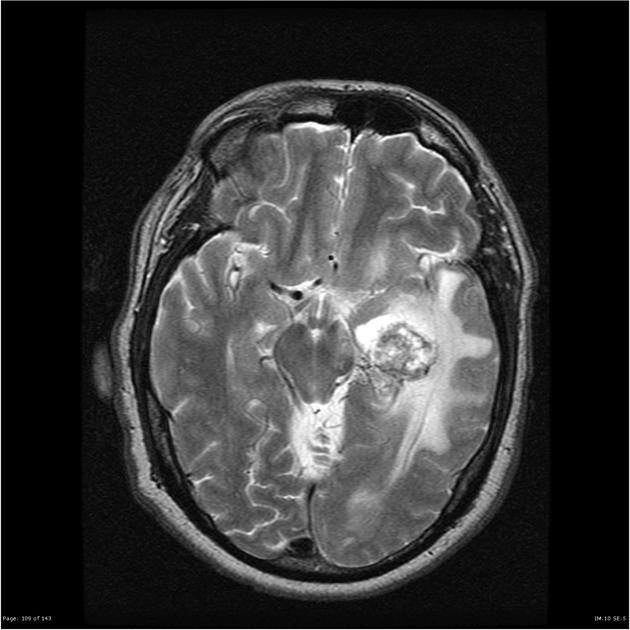
#> input picture data/Carcinoma/045f88e63fa8ee9e6f59150bb2cfc7_big_gallery.jpg, 630 x 630 px, given as the content of the folder ahhenes/brain-tumor-for-14-classes/BrainTumor/Meduloblastoma, which was not available
$ jupyter execute --allow-errors Updated_Baseline_Implemtentation.ipynb   (text cells are left out)
#> lines starting #> are read from the running program, lines starting #| are printed output that depends on the picture; pictures that were not available may be replaced by others from this repository, and a replacement may not be noted
[cell 1]
from __future__ import annotations

import hashlib
import json
import random
from dataclasses import dataclass
from pathlib import Path
import os

import numpy as np
import torch
import torch.nn as nn
import yaml
from PIL import Image, ImageFilter, ImageOps
from sklearn.metrics import accuracy_score, f1_score, precision_score, recall_score, roc_auc_score
from sklearn.model_selection import StratifiedKFold
from torch.utils.data import DataLoader, Dataset
from torchvision import transforms
from tqdm import tqdm

import os
import random
from pathlib import Path

import numpy as np
from PIL import Image, ImageFilter, ImageOps

import torch
import torch.nn as nn
from torch.utils.data import Dataset, DataLoader, WeightedRandomSampler

from torchvision import transforms

from sklearn.model_selection import StratifiedKFold
from sklearn.metrics import accuracy_score, precision_score, recall_score, f1_score, roc_auc_score

from tqdm import tqdm

[cell 2]
CONFIG = {

    "seed": 42,

    "data": {
        "data_root": "/kaggle/input/datasets/waseemnagahhenes/brain-tumor-for-14-classes/BrainTumor",
        "mb_class_name": "Meduloblastoma",
        "mb_target_count": 106,
        "non_mb_target_count": 630,
        "image_size": 224,
    },

    "training": {
        "batch_size": 16,
        "num_folds": 5,
        "max_epochs": 40,
        "learning_rate": 1e-4,
        "weight_decay": 1e-4,
        "num_workers": 2,
        "early_stopping_patience": 10
    },

    "model": {
        "stem_channels": 64,
        "branch_channels": 64,
        "attention_heads": 4,
        "dropout": 0.3
    }

}

[cell 3]
def set_seed(seed):

#> called with seed = 42
    random.seed(seed)
    np.random.seed(seed)

    torch.manual_seed(seed)
#> (this line was passed over: torch is not available in this run)
    torch.cuda.manual_seed_all(seed)
#> (this line was passed over: torch is not available in this run)

    torch.backends.cudnn.deterministic = True
    torch.backends.cudnn.benchmark = False


set_seed(CONFIG["seed"])

#> (the rest of this cell did not finish here and is left out)

[cell 4]
class GaussianAndEqualize:

    # [51 lines left out: functions __call__, build_train_transform, build_eval_transform, not called in this run]

[cell 5]
class BrainDataset(Dataset):

    # [4 lines left out: function __init__, not called in this run]


    def __len__(self):

        return len(self.samples)


    # [9 lines left out: function __getitem__, not called in this run]

[cell 6]
IMAGE_EXT = [".png",".jpg",".jpeg",".bmp",".tif",".tiff"]


def list_images(folder):

    images=[]

    for root,_,files in os.walk(folder):

        for f in files:

            if any(f.lower().endswith(e) for e in IMAGE_EXT):

                images.append(os.path.join(root,f))

    return images


def build_samples(data_root):

    root=Path(data_root)

    mb_dir=root/CONFIG["data"]["mb_class_name"]

    mb_images=list_images(mb_dir)

    non_mb_images=[]

    for d in root.iterdir():

        if d.name==CONFIG["data"]["mb_class_name"]:
            continue

        non_mb_images.extend(list_images(d))


    mb_images=mb_images[:CONFIG["data"]["mb_target_count"]]
    non_mb_images=non_mb_images[:CONFIG["data"]["non_mb_target_count"]]


    samples=[]

    for p in mb_images:
        samples.append((p,1))

    for p in non_mb_images:
        samples.append((p,0))


    random.shuffle(samples)

    return samples

[cell 7]
class ConvBNReLU(nn.Module):

    # [11 lines left out: function __init__, not called in this run]


    def forward(self,x):
        return self.block(x)

[cell 8]
# ── Dataset Visualization ─────────────────────────────────────────────────────
import matplotlib.pyplot as plt
import matplotlib.gridspec as gridspec
import numpy as np
from PIL import Image

# ── 1. Build samples (re-use existing helper) ─────────────────────────────────
viz_samples = build_samples(CONFIG["data"]["data_root"])  # list of (path, label)

mb_samples  = [(p, l) for p, l in viz_samples if l == 1]
non_mb      = [(p, l) for p, l in viz_samples if l == 0]

print(f"Total samples  : {len(viz_samples)}")
print(f"  MB  (label=1): {len(mb_samples)}")
print(f"  Non-MB (label=0): {len(non_mb)}")


# ── 2. Helper: load & resize ──────────────────────────────────────────────────
def load_img(path, size=128):
    return np.array(Image.open(path).convert("RGB").resize((size, size)))


# ── 3. Figure layout ──────────────────────────────────────────────────────────
fig = plt.figure(figsize=(18, 12))
fig.suptitle("Dataset Overview", fontsize=16, fontweight="bold", y=0.98)

outer = gridspec.GridSpec(2, 2, figure=fig,
                          hspace=0.45, wspace=0.35,
                          left=0.06, right=0.96,
                          top=0.93, bottom=0.04)


# ── Panel A: Class distribution bar chart ────────────────────────────────────
ax_dist = fig.add_subplot(outer[0, 0])

classes = ["Non-MB", "Meduloblastoma"]
counts  = [len(non_mb), len(mb_samples)]
colors  = ["#5DCAA5", "#7F77DD"]

bars = ax_dist.bar(classes, counts, color=colors, width=0.5,
                   edgecolor="white", linewidth=0.8)
for bar, count in zip(bars, counts):
    ax_dist.text(bar.get_x() + bar.get_width() / 2,
                 bar.get_height() + 5,
                 str(count),
                 ha="center", va="bottom", fontsize=12, fontweight="bold")

ax_dist.set_title("Class distribution", fontsize=12)
ax_dist.set_ylabel("Number of images")
ax_dist.set_ylim(0, max(counts) * 1.2)
ax_dist.spines[["top", "right"]].set_visible(False)
ax_dist.tick_params(axis="x", labelsize=11)


# ── Panel B: Pixel intensity histogram (mean across each class) ───────────────
ax_hist = fig.add_subplot(outer[0, 1])

N_HIST = 30   # images sampled per class for speed

def mean_channel_hist(sample_list, n=N_HIST):
    chosen = random.sample(sample_list, min(n, len(sample_list)))
    pixels = np.concatenate(
        [load_img(p).reshape(-1, 3) for p, _ in chosen], axis=0
    )
    return pixels

mb_pix    = mean_channel_hist(mb_samples)
#> in load_img, `return np.array(Image.open(path).convert("RGB").resize((size, size)))`:
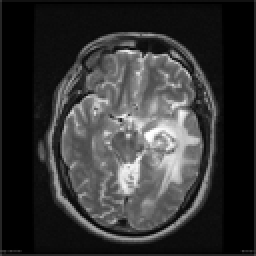
#> returned value: shape (128, 128, 3) (shown 2 times larger); min 0, max 255, mean 52.4
non_mb_px = mean_channel_hist(non_mb)

bins = np.linspace(0, 255, 64)
for ch_idx, ch_name, ch_color in zip(range(3), ["R", "G", "B"],
                                     ["#E24B4A", "#639922", "#378ADD"]):
    ax_hist.hist(mb_pix[:, ch_idx],    bins=bins, alpha=0.35,
                 color=ch_color, label=f"MB – {ch_name}", density=True,
                 histtype="stepfilled")
    ax_hist.hist(non_mb_px[:, ch_idx], bins=bins, alpha=0.55,
                 color=ch_color, label=f"Non-MB – {ch_name}", density=True,
                 histtype="step", linewidth=1.2)

ax_hist.set_title("Pixel intensity distribution (sampled)", fontsize=12)
ax_hist.set_xlabel("Pixel value")
ax_hist.set_ylabel("Density")
ax_hist.legend(fontsize=8, ncol=2)
ax_hist.spines[["top", "right"]].set_visible(False)


# ── Panel C: MB sample grid ───────────────────────────────────────────────────
N_GRID = 8
inner_mb = gridspec.GridSpecFromSubplotSpec(
    2, N_GRID // 2, subplot_spec=outer[1, 0], hspace=0.05, wspace=0.05
)
chosen_mb = random.sample(mb_samples, min(N_GRID, len(mb_samples)))
#> chosen_mb = 1 item
for i, (path, _) in enumerate(chosen_mb):
    ax = fig.add_subplot(inner_mb[i // (N_GRID // 2), i % (N_GRID // 2)])
    ax.imshow(load_img(path))
    ax.axis("off")
fig.add_subplot(outer[1, 0]).set_title(
    f"Medulloblastoma samples (n={len(mb_samples)})",
    fontsize=12, pad=48
)
fig.axes[-1].axis("off")


# ── Panel D: Non-MB sample grid ───────────────────────────────────────────────
inner_non = gridspec.GridSpecFromSubplotSpec(
    2, N_GRID // 2, subplot_spec=outer[1, 1], hspace=0.05, wspace=0.05
)
chosen_non = random.sample(non_mb, min(N_GRID, len(non_mb)))
#> chosen_non = 1 item
for i, (path, _) in enumerate(chosen_non):
    ax = fig.add_subplot(inner_non[i // (N_GRID // 2), i % (N_GRID // 2)])
    ax.imshow(load_img(path))
    ax.axis("off")
fig.add_subplot(outer[1, 1]).set_title(
    f"Non-MB samples (n={len(non_mb)})",
    fontsize=12, pad=48
)
fig.axes[-1].axis("off")


plt.savefig("dataset_overview.png", dpi=150, bbox_inches="tight")
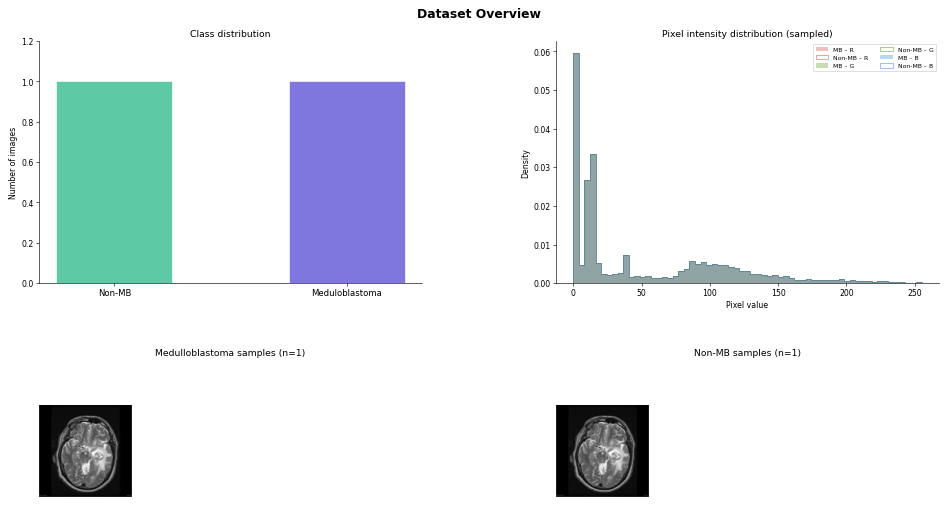
#> figure drawn by matplotlib, 4 panels
plt.show()
print("Saved → dataset_overview.png")

[cell 9]
class InceptionBlock(nn.Module):

    # [33 lines left out: functions __init__, forward, not called in this run]

[cell 10]
class SEBlock(nn.Module):

    # [23 lines left out: functions __init__, forward, not called in this run]

[cell 11]
class SelfAttention2D(nn.Module):

    # [24 lines left out: functions __init__, forward, not called in this run]

[cell 12]
class InceptentionNet(nn.Module):

    # [51 lines left out: functions __init__, forward, not called in this run]

[cell 13]
# [33 lines left out: function evaluate, not called in this run]

[cell 14]
# [124 lines left out: function train_fold, not called in this run]

[cell 15]
samples=build_samples(CONFIG["data"]["data_root"])

labels=np.array([s[1] for s in samples])

skf=StratifiedKFold(
    n_splits=CONFIG["training"]["num_folds"],
    shuffle=True,
    random_state=CONFIG["seed"]
)

results=[]

#> (the rest of this cell did not finish here and is left out)

[cell 16]
import matplotlib.pyplot as plt
import numpy as np

def plot_final_metrics_line(results):
    """
    Plot final metrics per fold as line plots.
    results: list of dicts, each containing final metrics for a fold
    """
    metrics = ["accuracy", "precision", "recall", "f1", "auc"]
    num_folds = len(results)
    folds = np.arange(1, num_folds + 1)

    plt.figure(figsize=(10, 6))

    for metric in metrics:
        values = [r[metric] for r in results]
        plt.plot(folds, values, marker='o', label=metric.capitalize())

    plt.xticks(folds)
    plt.ylim(0, 1.05)
    plt.xlabel("Fold")
    plt.ylabel("Metric Value")
    plt.title("Final Metrics per Fold")
    plt.grid(True, linestyle='--', alpha=0.6)
    plt.legend()
    plt.show()

plot_final_metrics_line(results)
#> in plot_final_metrics_line, `plt.show()`:
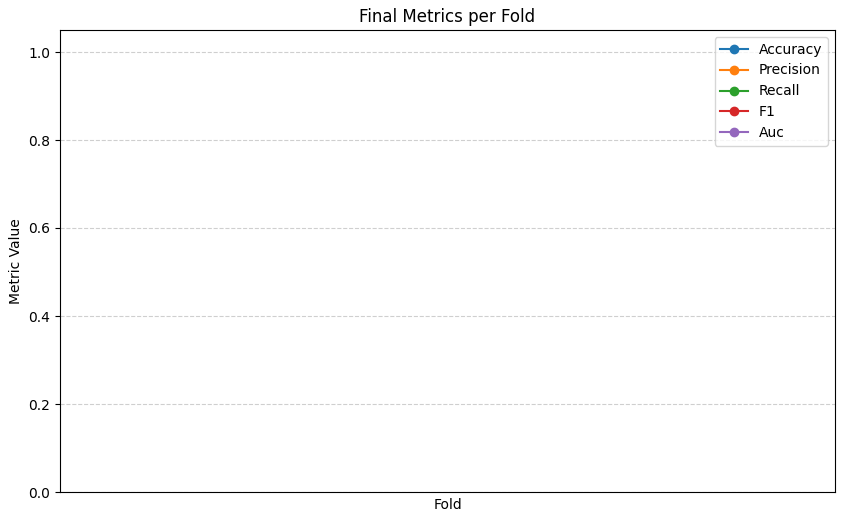
#> figure drawn by matplotlib, 1 panel

[cell 17]
metrics_keys = ["accuracy", "precision", "recall", "f1", "auc"]

final_metrics = {}
for key in metrics_keys:
    values = np.array([fold[key] for fold in results], dtype=np.float64)
    final_metrics[key] = float(values.mean())

print("Final Aggregated Metrics Across Folds:")
for k, v in final_metrics.items():
    print(f"{k:10s}: {v:.4f}")

$ run again, on data/Ependimoma/0e675369d3b6a1c182fa462e5b36e9_big_gallery.jpeg
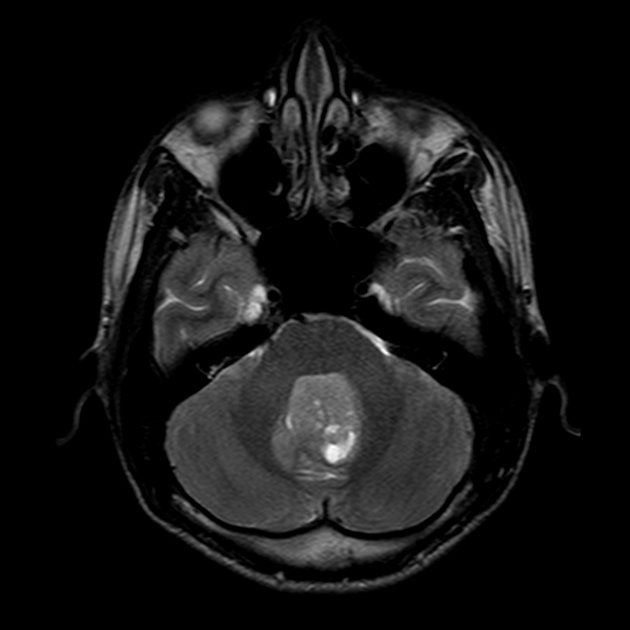
#> input picture data/Ependimoma/0e675369d3b6a1c182fa462e5b36e9_big_gallery.jpeg, 630 x 630 px, given as the content of the folder ahhenes/brain-tumor-for-14-classes/BrainTumor/Meduloblastoma, which was not available
#> in load_img, `return np.array(Image.open(path).convert("RGB").resize((size, size)))`:
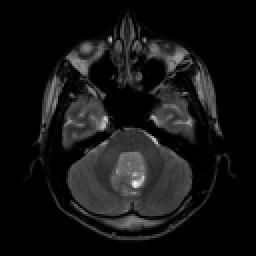
#> returned value: shape (128, 128, 3) (shown 2 times larger); min 0, max 247, mean 20.7
#> chosen_mb = 1 item
#> `plt.savefig("dataset_overview.png", dpi=150, bbox_inches="tight")`:
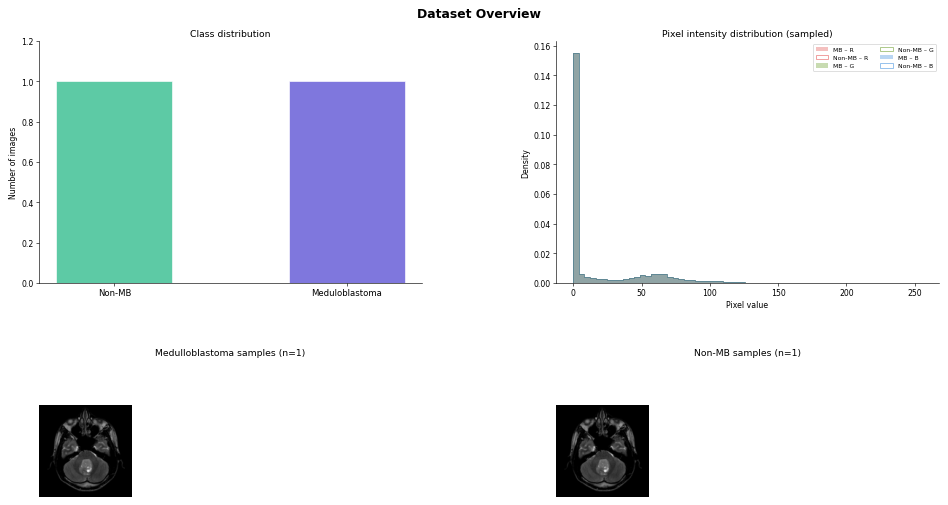
#> figure drawn by matplotlib, 4 panels

$ run again, on data/Ependimoma/15ad1dd61ed3f552c2ede940e44010_big_gallery.jpg
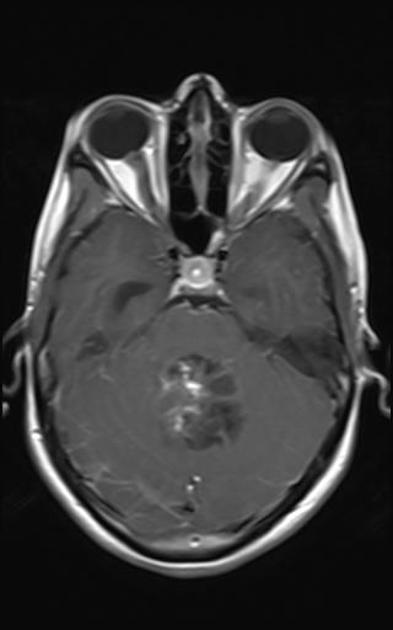
#> input picture data/Ependimoma/15ad1dd61ed3f552c2ede940e44010_big_gallery.jpg, 393 x 630 px, given as the content of the folder ahhenes/brain-tumor-for-14-classes/BrainTumor/Meduloblastoma, which was not available
#> in load_img, `return np.array(Image.open(path).convert("RGB").resize((size, size)))`:
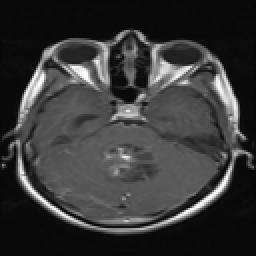
#> returned value: shape (128, 128, 3) (shown 2 times larger); min 5, max 255, mean 56.1
#> chosen_mb = 1 item
#> `plt.savefig("dataset_overview.png", dpi=150, bbox_inches="tight")`:
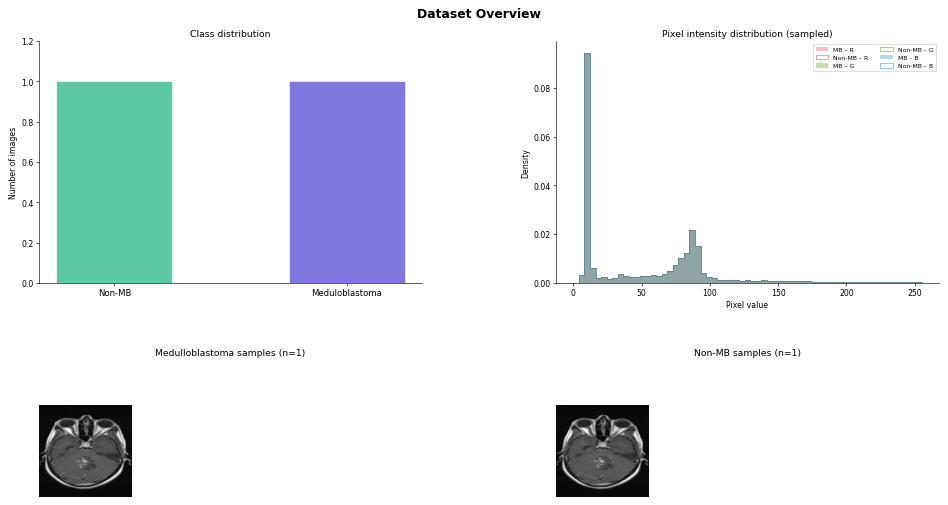
#> figure drawn by matplotlib, 4 panels

$ run again, on data/Ganglioglioma/0d2b1a33f7f5ed1489ef8d1ae24f4f_big_gallery.jpg
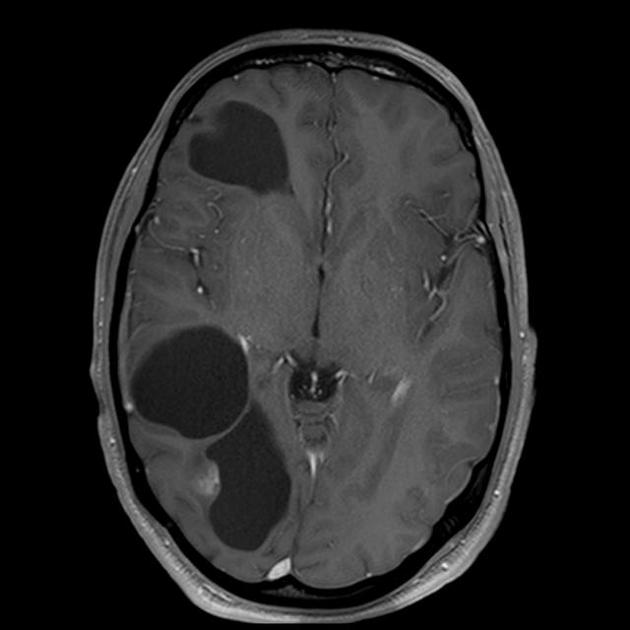
#> input picture data/Ganglioglioma/0d2b1a33f7f5ed1489ef8d1ae24f4f_big_gallery.jpg, 630 x 630 px, given as the content of the folder ahhenes/brain-tumor-for-14-classes/BrainTumor/Meduloblastoma, which was not available
#> in load_img, `return np.array(Image.open(path).convert("RGB").resize((size, size)))`:
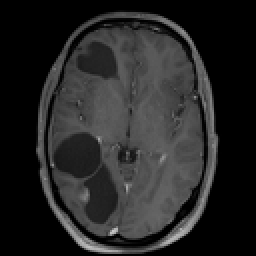
#> returned value: shape (128, 128, 3) (shown 2 times larger); min 0, max 198, mean 37.8
#> chosen_mb = 1 item
#> `plt.savefig("dataset_overview.png", dpi=150, bbox_inches="tight")`:
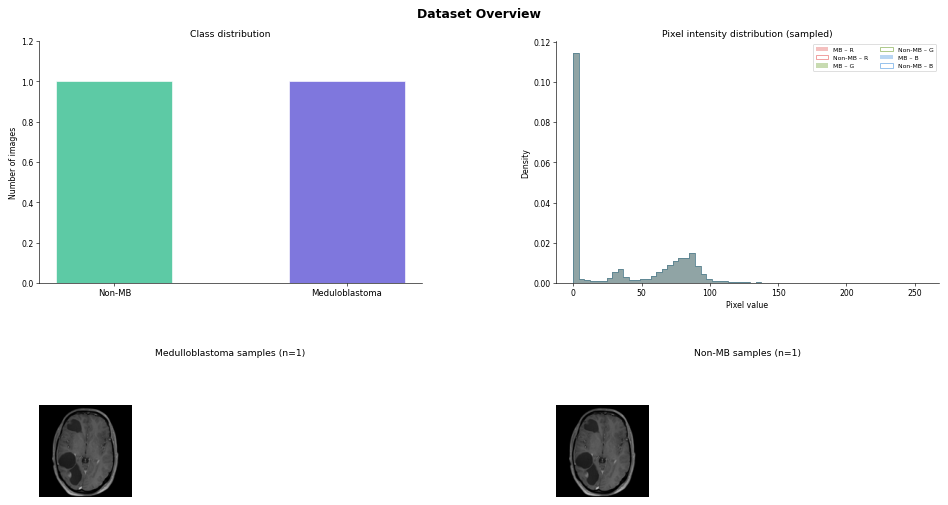
#> figure drawn by matplotlib, 4 panels
